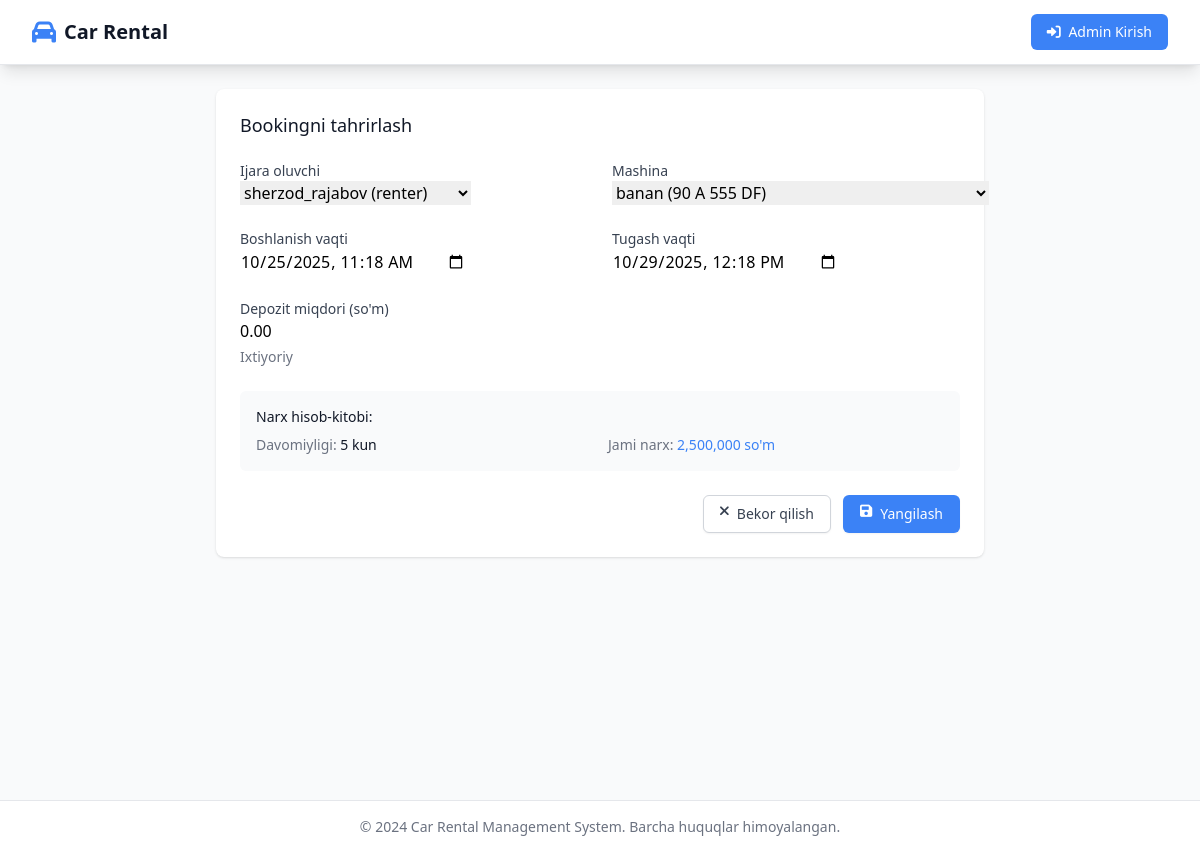
Page /bookings/2/edit/ on the committed database.
### bookings/models.py (models this page shows, shortened)
class Booking(models.Model):
    STATUS_CHOICES = [
        ("pending", "Pending"),
        ("active", "Active"),
        ("completed", "Completed"),
        ("cancelled", "Cancelled"),
    ]
    PAYMENT_STATUS_CHOICES = [
        ("unpaid", "Unpaid"),
        ("partial", "Partial"),
        ("paid", "Paid"),
    ]
    PAYMENT_TYPES = [
        ('deposit', 'Depozit'),
        ('advance', 'Oldindan to\'lov'),
        ('final', 'Yakuniy to\'lov'),
        ('other', 'Boshqa')
    ]
    renter = models.ForeignKey(CustomUser, on_delete=models.CASCADE, related_name="bookings")
    vehicle = models.ForeignKey(Vehicle, on_delete=models.CASCADE, related_name="bookings")
    start_at = models.DateTimeField()
    end_at = models.DateTimeField()
    status = models.CharField(max_length=20, choices=STATUS_CHOICES, default="pending")
    payment_status = models.CharField(max_length=20, choices=PAYMENT_STATUS_CHOICES, default="unpaid")
    total_price = models.DecimalField(
        max_digits=12,
        decimal_places=2,
        default=Decimal("0.00"),
        blank=True,
        null=True
    )
    deposit_amount = models.DecimalField(
        max_digits=10,
        decimal_places=2,
        default=Decimal("0.00"),
        blank=True,
        null=True
    )
    paid_amount = models.DecimalField(
        max_digits=12,
        decimal_places=2,
        default=Decimal("0.00"),
        blank=True,
        null=True
    )
    owner_earned = models.DecimalField(
        max_digits=12,
        decimal_places=2,
        default=Decimal("0.00"),
        blank=True,
        null=True
    )
    company_earned = models.DecimalField(
        max_digits=12,
        decimal_places=2,
        default=Decimal("0.00"),
        blank=True,
        null=True
    )
    created_at = models.DateTimeField(auto_now_add=True)
    updated_at = models.DateTimeField(auto_now=True)
    class Meta:
        ordering = ['-created_at']

### bookings/views.py (the view, shortened to what this page needs)
# urls.py: path('<int:pk>/edit/', views.BookingUpdateView.as_view(), name='booking_update'),
class BookingUpdateView(UpdateView):
    model = Booking
    form_class = BookingForm
    template_name = 'bookings/booking_form.html'
    success_url = reverse_lazy('booking_list')

### accounts/models.py (called while the page is built)
    def __str__(self):
        return f"{self.username} ({self.role})"

### vehicles/models.py (called while the page is built)
    def __str__(self):
        return self.name

    def __str__(self):
        return f"{self.make.name} {self.name}"

    def __str__(self):
        display_name = self.name or f"{self.make} {self.model}" if self.make and self.model else "Unknown Vehicle"
        return f"{display_name} ({self.plate_number})"

### templates/bookings/booking_form.html (shortened to what this page needs)
{% extends 'base.html' %}
{% block content %}
<div class="max-w-3xl mx-auto">
    <div class="bg-white shadow rounded-lg">
        <div class="px-4 py-5 sm:p-6">
            <h3 class="text-lg leading-6 font-medium text-gray-900 mb-6">
                {% if object %}Bookingni tahrirlash{% else %}Yangi booking yaratish{% endif %}
            </h3>
            <form method="post" class="space-y-6">
                <div class="grid grid-cols-1 gap-6 sm:grid-cols-2">
                    <div>
                        <label for="{{ form.renter.id_for_label }}" class="block text-sm font-medium text-gray-700">Ijara oluvchi</label>
                        {{ form.renter }}
                    </div>
                    <div>
                        <label for="{{ form.vehicle.id_for_label }}" class="block text-sm font-medium text-gray-700">Mashina</label>
                        {{ form.vehicle }}
                    </div>
                </div>
                <div class="grid grid-cols-1 gap-6 sm:grid-cols-2">
                    <div>
                        <label for="{{ form.start_at.id_for_label }}" class="block text-sm font-medium text-gray-700">Boshlanish vaqti</label>
                        {{ form.start_at }}
                    </div>
                    <div>
                        <label for="{{ form.end_at.id_for_label }}" class="block text-sm font-medium text-gray-700">Tugash vaqti</label>
                        {{ form.end_at }}
                    </div>
                </div>
                <div>
                    <label for="{{ form.deposit_amount.id_for_label }}" class="block text-sm font-medium text-gray-700">Depozit miqdori (so'm)</label>
                    {{ form.deposit_amount }}
                    <p class="mt-1 text-sm text-gray-500">Ixtiyoriy</p>
                </div>
                <div id="price-preview" class="bg-gray-50 p-4 rounded-md" style="display: none;">
                    <h4 class="text-sm font-medium text-gray-900 mb-2">Narx hisob-kitobi:</h4>
                    <div class="grid grid-cols-2 gap-4 text-sm">
                        <div>
                            <span class="text-gray-500">Davomiyligi:</span>
                            <span id="duration-text" class="font-medium text-gray-900"></span>
                        </div>
                        <div>
                            <span class="text-gray-500">Jami narx:</span>
                            <span id="total-price" class="font-medium text-primary"></span>
                        </div>
                    </div>
                </div>
                <div class="flex justify-end space-x-3">
                    <a href="{% url 'booking_list' %}" class="inline-flex justify-center py-2 px-4 border border-gray-300 shadow-sm text-sm font-medium rounded-md text-gray-700 bg-white hover:bg-gray-50 focus:outline-none focus:ring-2 focus:ring-offset-2 focus:ring-primary">
                        <i class="fas fa-times mr-2"></i>
                        Bekor qilish
                    </a>
                    <button type="submit" class="inline-flex justify-center py-2 px-4 border border-transparent shadow-sm text-sm font-medium rounded-md text-white bg-primary hover:bg-secondary focus:outline-none focus:ring-2 focus:ring-offset-2 focus:ring-primary">
                        <i class="fas fa-save mr-2"></i>
                        {% if object %}Yangilash{% else %}Yaratish{% endif %}
                    </button>
                </div>
            </form>
        </div>
    </div>
</div>
{% endblock %}

### templates/base.html (style rules this page uses)
input[type="text"], input[type="email"], input[type="password"], select { transition: all 0.2s ease-in-out; }

### rows in the picture
Booking: renter "sherzod_rajabov (renter)", vehicle "banan (90 A 555 DF)", start_at "10/25/2025 11:18", end_at "10/29/2025 12:18", deposit_amount "0.00"
